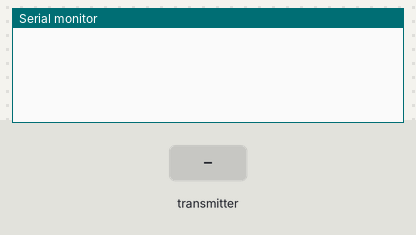
A sketch run on a simulated ESP32. On the bench: the last lines printed to the serial monitor. The inputs (shaded band) are chosen by the test bench.

Above: at 1.2 s.
1.3 s: the transmitter starts sending msg = 0
At 1.66 s:
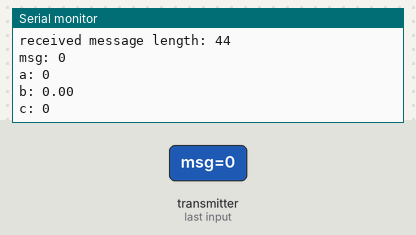
2.8 s: the transmitter starts sending a = 1024
4.3 s: the transmitter starts sending b = 25
5.8 s: the transmitter starts sending c = 1
At 6.16 s:
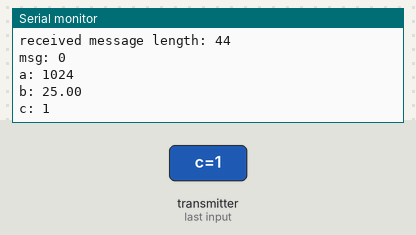
7.3 s: the transmitter starts sending msg = 1
8.8 s: the transmitter starts sending a = 2048
Timing chart, 0 to 11.3 s (numbered marks = the images above; inputs shaded):
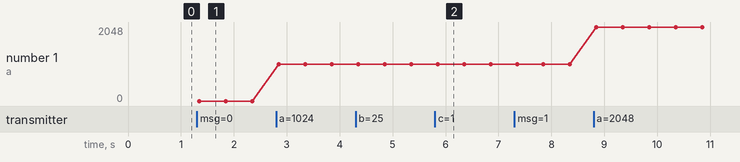

The sketch:

receiver.ino
```cpp
#include <esp_now.h>
#include <WiFi.h>

typedef struct struct_message {
  char msg[32];
  int a;
  float b;
  bool c;
} struct_message;
struct_message packetData;

void setup() {
  Serial.begin(115200);
  WiFi.mode(WIFI_STA);
  if (esp_now_init() != ESP_OK) {
    Serial.println("Error initializing ESP-NOW");
    return;
  }
  esp_now_register_recv_cb(OnDataRecv);
}

void loop() {}

void OnDataRecv(const esp_now_recv_info *info, const uint8_t *incomingData, int len) {
  memcpy(&packetData, incomingData, sizeof(packetData));
  Serial.print("received message length: ");
  Serial.println(len);
  Serial.print("msg: ");
  Serial.println(packetData.msg);
  Serial.print("a: ");
  Serial.println(packetData.a);
  Serial.print("b: ");
  Serial.println(packetData.b);
  Serial.print("c: ");
  Serial.println(packetData.c);
  Serial.println();
}
```

Measured:
- after the input at 1.3 s, the serial monitor: prints a new line after 0.05 s (image 1)
- after the input at 5.8 s, the serial monitor: prints a new line after 0.05 s (image 2)
- plotted number 1: 0 → 1024 after the input at 2.8 s, 1024 → 2048 after the input at 8.8 s
